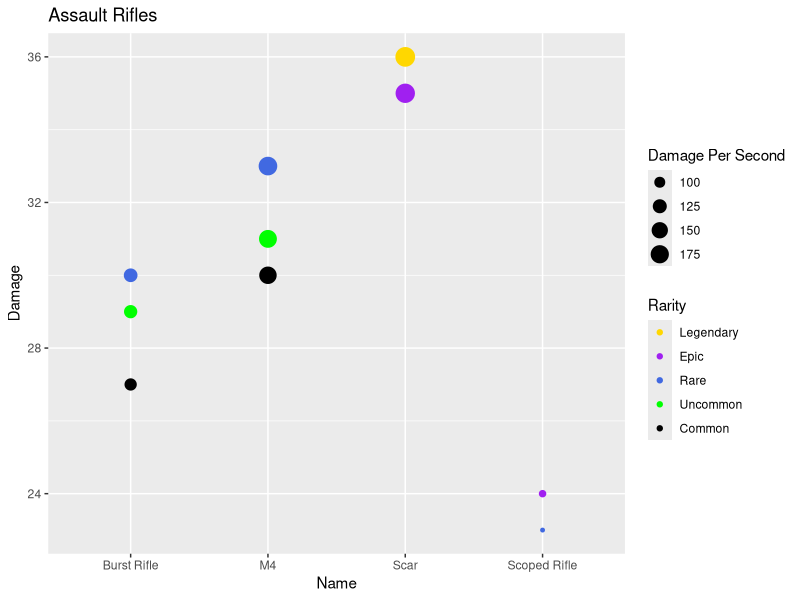
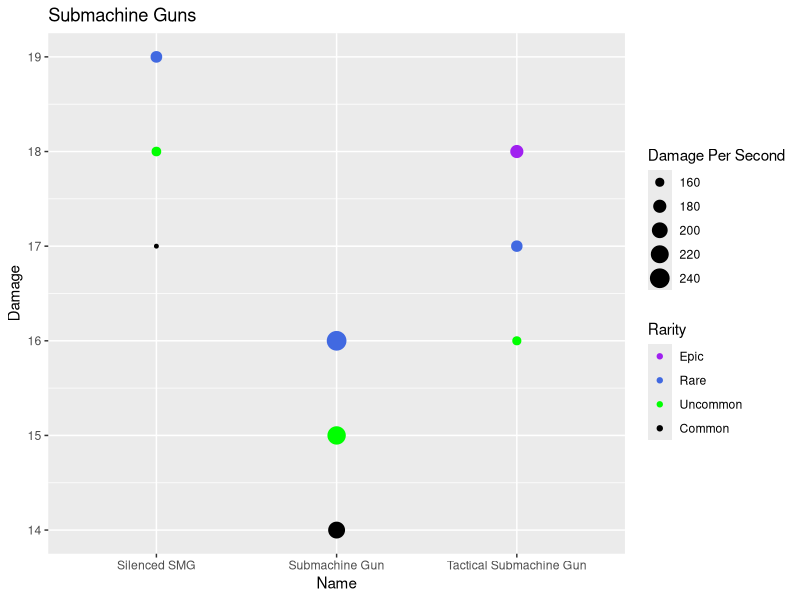
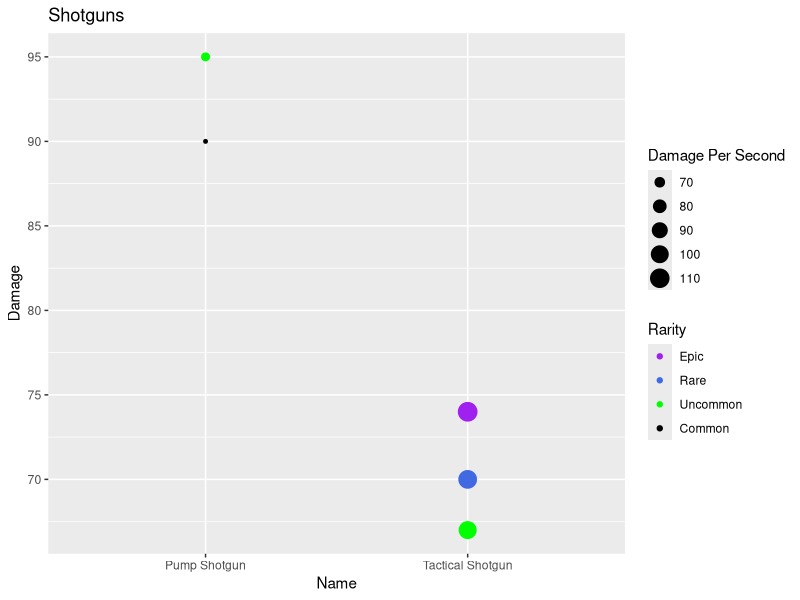
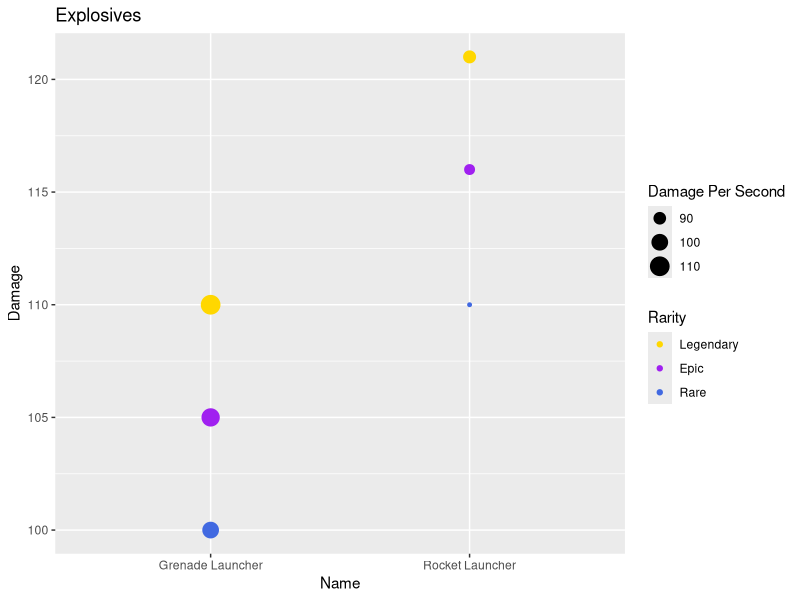
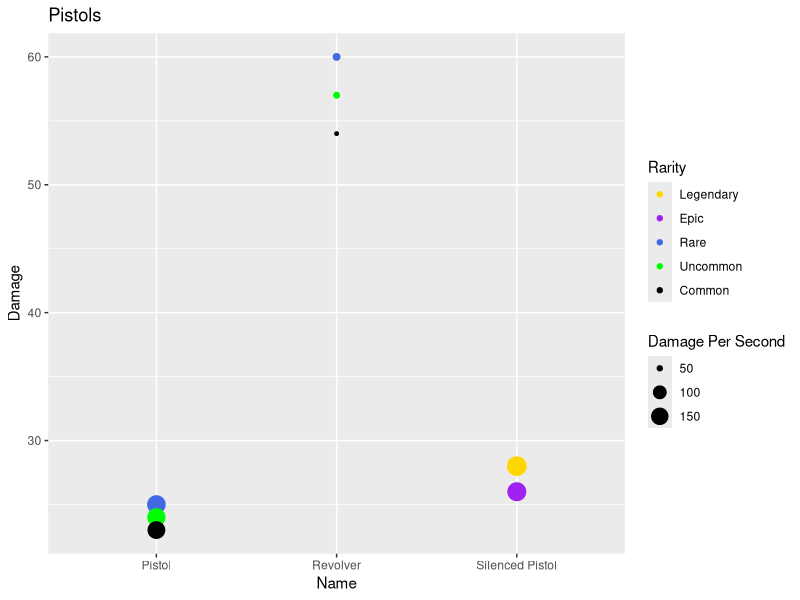
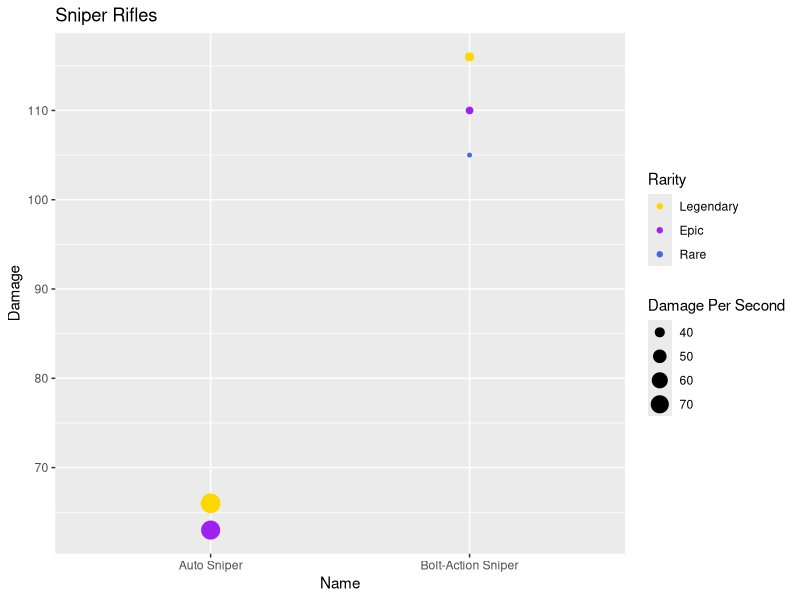
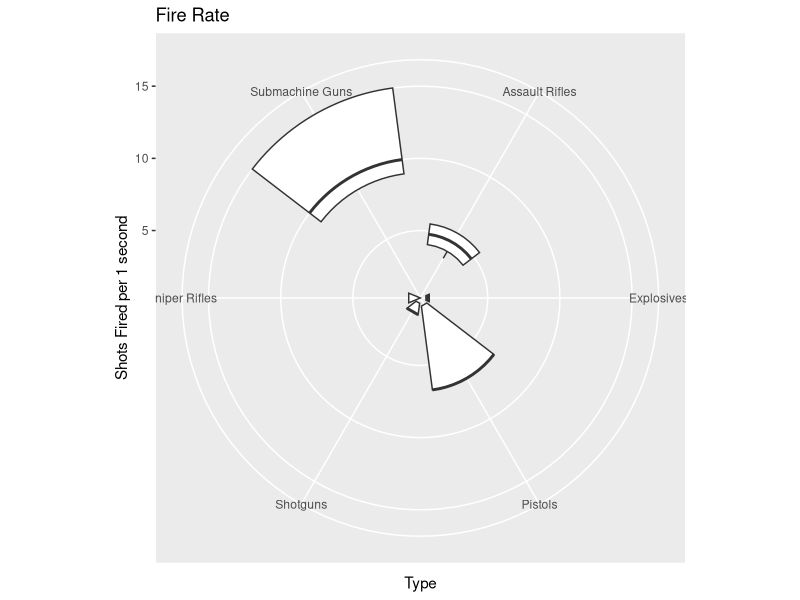
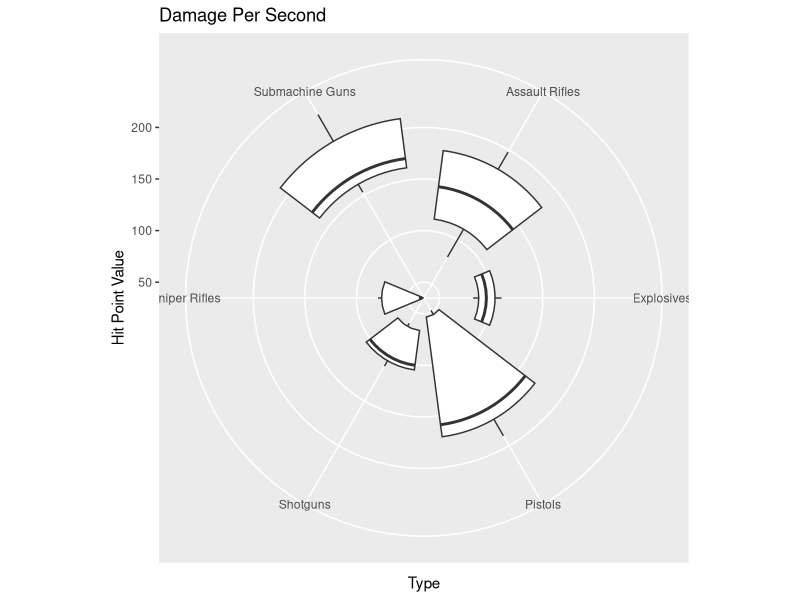

The R script that drew these images, in order:
## ---- chunk 1
knitr::opts_chunk$set(echo = TRUE)
## ---- chunk 2
library(tidyverse)
library(ggplot2)
Fortnite_BR_Weapon_Attributes <- read.csv('Fortnite_BR_Weapon_Attributes.csv')
Fortnite_BR_Weapon_Attributes %>% 
  inner_join(Fortnite_BR_Weapon_Attributes, by = "Rarity")
## ---- chunk 3
ARData <- Fortnite_BR_Weapon_Attributes %>% 
  group_by(Type) %>% 
  filter(Type == "Assault Rifles") %>% 
  rename(
    Damage_Per_Second = `DPS`
  ) %>% 
  mutate(Rarity = parse_character(Rarity)) %>% 
  mutate(Rarity = factor(Rarity, levels = c("Legendary", "Epic", "Rare", "Uncommon", "Common")))
## ---- chunk 4
SMGData <- Fortnite_BR_Weapon_Attributes %>% 
  group_by(Type) %>% 
  filter(Type == "Submachine Guns") %>% 
  rename(
    Damage_Per_Second = `DPS`
  ) %>% 
  mutate(Rarity = parse_character(Rarity)) %>% 
  mutate(Rarity = factor(Rarity, levels = c("Legendary", "Epic", "Rare", "Uncommon", "Common")))
## ---- chunk 5
ShotgunData <- Fortnite_BR_Weapon_Attributes %>% 
  group_by(Type) %>% 
  filter(Type == "Shotguns") %>% 
  rename(
    Damage_Per_Second = `DPS`
  ) %>% 
  mutate(Rarity = parse_character(Rarity)) %>% 
  mutate(Rarity = factor(Rarity, levels = c("Legendary", "Epic", "Rare", "Uncommon", "Common")))
## ---- chunk 6
ExplosivesData <- Fortnite_BR_Weapon_Attributes %>% 
  group_by(Type) %>% 
  filter(Type == "Explosives") %>% 
  rename(
    Damage_Per_Second = `DPS`
  ) %>% 
  mutate(Rarity = parse_character(Rarity)) %>% 
  mutate(Rarity = factor(Rarity, levels = c("Legendary", "Epic", "Rare", "Uncommon", "Common")))
## ---- chunk 7
PistolData <- Fortnite_BR_Weapon_Attributes %>% 
  group_by(Type) %>% 
  filter(Type == "Pistols") %>% 
  rename(
    Damage_Per_Second = `DPS`
  ) %>% 
  mutate(Rarity = parse_character(Rarity)) %>% 
  mutate(Rarity = factor(Rarity, levels = c("Legendary", "Epic", "Rare", "Uncommon", "Common")))
## ---- chunk 8
SniperData <- Fortnite_BR_Weapon_Attributes %>% 
  group_by(Type) %>% 
  filter(Type == "Sniper Rifles") %>% 
  rename(
    Damage_Per_Second = `DPS`
  ) %>% 
  mutate(Rarity = parse_character(Rarity)) %>% 
  mutate(Rarity = factor(Rarity, levels = c("Legendary", "Epic", "Rare", "Uncommon", "Common")))
## ---- chunk 9
ARData %>%
  ggplot(aes(x = Name, y = Damage)) +
  geom_point(aes(size = Damage_Per_Second, color = Rarity)) +
  guides(
    color = guide_legend("Rarity"),
    size = guide_legend("Damage Per Second")) +
  ggtitle("Assault Rifles") +
  scale_color_manual(values = c("Legendary" = "gold", "Epic" = "purple", "Rare" = "royalblue", "Uncommon" = "green", "Common" = "black"))
## ---- chunk 10
SMGData %>%
  ggplot(aes(x = Name, y = Damage)) +
  geom_point(aes(size = Damage_Per_Second, color = Rarity)) +
  guides(
    color = guide_legend("Rarity"),
    size = guide_legend("Damage Per Second")) +

  ggtitle("SMGs") +

  ggtitle("Submachine Guns") +
  scale_color_manual(values = c("Legendary" = "gold", "Epic" = "purple", "Rare" = "royalblue", "Uncommon" = "green", "Common" = "black"))
## ---- chunk 11
ShotgunData %>%
  ggplot(aes(x = Name, y = Damage)) +
  geom_point(aes(size = Damage_Per_Second, color = Rarity)) +
  guides(
    color = guide_legend("Rarity"),
    size = guide_legend("Damage Per Second")) +
  ggtitle("Shotguns") +
  scale_color_manual(values = c("Legendary" = "gold", "Epic" = "purple", "Rare" = "royalblue", "Uncommon" = "green", "Common" = "black"))
## ---- chunk 12
ExplosivesData %>%
  ggplot(aes(x = Name, y = Damage)) +
  geom_point(aes(size = Damage_Per_Second, color = Rarity)) +
  guides(
    color = guide_legend("Rarity"),
    size = guide_legend("Damage Per Second")) +
  ggtitle("Explosives") +
  scale_color_manual(values = c("Legendary" = "gold", "Epic" = "purple", "Rare" = "royalblue", "Uncommon" = "green", "Common" = "black"))
## ---- chunk 13
PistolData %>%
  ggplot(aes(x = Name, y = Damage)) +
  geom_point(aes(size = Damage_Per_Second, color = Rarity)) +
  guides(
    color = guide_legend("Rarity"),
    size = guide_legend("Damage Per Second")) +
  ggtitle("Pistols") +
  scale_color_manual(values = c("Legendary" = "gold", "Epic" = "purple", "Rare" = "royalblue", "Uncommon" = "green", "Common" = "black"))
## ---- chunk 14
SniperData %>%
  ggplot(aes(x = Name, y = Damage)) +
  geom_point(aes(size = Damage_Per_Second, color = Rarity)) +
  guides(
    color = guide_legend("Rarity"),
    size = guide_legend("Damage Per Second")) +
  ggtitle("Snipers") +
  ggtitle("Sniper Rifles") +
  scale_color_manual(values = c("Legendary" = "gold", "Epic" = "purple", "Rare" = "royalblue", "Uncommon" = "green", "Common" = "black"))
## ---- chunk 15
FireRateplot <- Fortnite_BR_Weapon_Attributes %>%
  rename(FR='Fire.Rate')

FireRateplot%>%
  ggplot(aes(x=Type))+
  geom_boxplot(aes(y=FR))+
  ylab("Shots Fired per 1 second")+
  coord_polar()+
  ggtitle("Fire Rate")
## ---- chunk 16
DPSplot <- Fortnite_BR_Weapon_Attributes%>%
  rename(Damage_Per_Second = 'DPS')

DPSplot%>%
  ggplot(aes(x=Type))+
  geom_boxplot(aes(y=Damage_Per_Second))+
  ylab("Hit Point Value")+
  coord_polar()+
  ggtitle("Damage Per Second")
## ---- chunk 17
ReloadTplot <- Fortnite_BR_Weapon_Attributes %>%
  rename(RLDTime='Reload.Time')

ReloadTplot%>%
  ggplot(aes(x=Type))+
  geom_boxplot(aes(y=1/RLDTime))+
  ylab("Inverse of Reload Time")+
  coord_polar()+
  ggtitle("Fastest Reload Time")
## ---- chunk 18
Damageplot <- Fortnite_BR_Weapon_Attributes %>%
  rename(damage = `Damage`)

Damageplot %>% 
  ggplot(aes(x=Type))+
  geom_boxplot(aes(y=damage))+
  ylab("Hit Point Value")+
  coord_polar()+
  ggtitle("Damage Per Shot")
